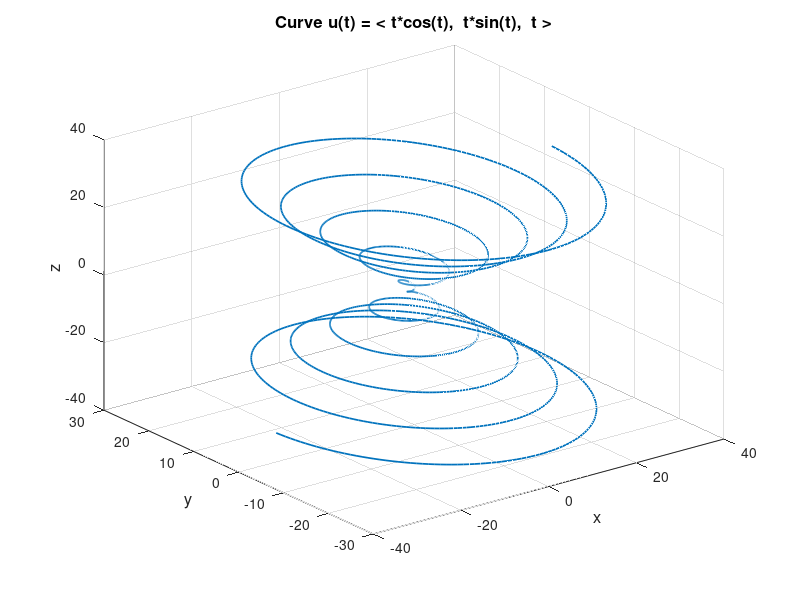

Source code (MATLAB):


% Script file graph4.

% Curve r(t) = < t*cos(t), t*sin(t), t >.

t = -10*pi:pi/100:10*pi;
x = t.*cos(t);
y = t.*sin(t);
h = plot3(x,y,t);
%plot3 indicates a 3D plot.
set(h,'LineWidth',1.25)
title('Curve u(t) = < t*cos(t),  t*sin(t),  t >')

h = get(gca,'Title');
set(h,'FontSize',12)
xlabel('x')
h = get(gca,'xlabel');
set(h,'FontSize',12)
ylabel('y')
h = get(gca,'ylabel');
set(h,'FontSize',12)
zlabel('z')
h = get(gca,'zlabel');
set(h,'FontSize',12)
grid
